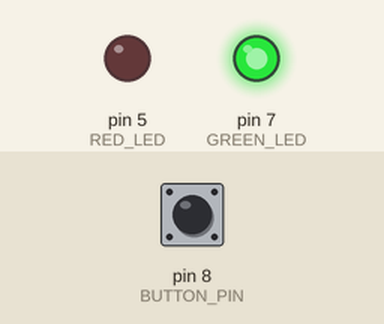
Bench run of a sketch on a simulated Arduino Uno, built for the host (arithmetic inside an expression is 32-bit, double 64-bit). Shown: output pins drawn as LEDs (lit = HIGH). The inputs (shaded band) are chosen by the test bench; at power-on: pin 8 (BUTTON_PIN) HIGH. Random numbers use the default seed unless the sketch sets one.

Above: at 1.2 s.
1.3 s: pin 8 (BUTTON_PIN) pulled LOW for 1 s
At 1.7 s:
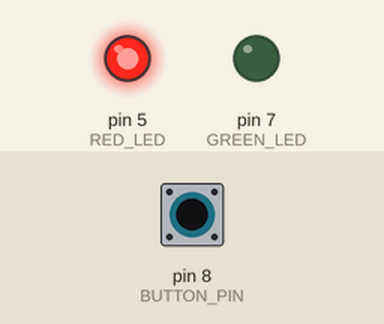
3.8 s: pin 8 (BUTTON_PIN) pulled LOW for 3.2 s
At 8.1 s:
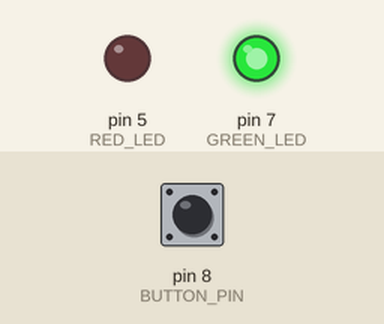
Timing chart, 0 to 9.6 s (numbered marks = the images above; inputs shaded):
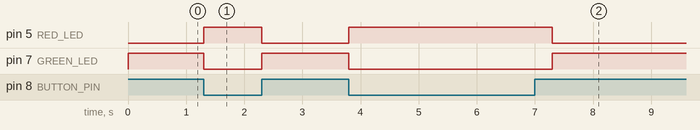

Measured:
- after the input at 1.3 s, pin 5 (RED_LED): LOW → HIGH at once, → LOW 1.0 s later; pin 7 (GREEN_LED): HIGH → LOW at once, → HIGH 1.0 s later
- after the input at 3.8 s, pin 5 (RED_LED): LOW → HIGH at once, → LOW 3.5 s later; pin 7 (GREEN_LED): HIGH → LOW at once, → HIGH 3.5 s later

The sketch:

CUBE.ino
```cpp
#include <SPI.h>

#define XAXIS 0
#define YAXIS 1
#define ZAXIS 2

#define POS_X 0
#define NEG_X 1
#define POS_Z 2
#define NEG_Z 3
#define POS_Y 4
#define NEG_Y 5

#define BUTTON_PIN 8
#define RED_LED 5
#define GREEN_LED 7

#define TOTAL_EFFECTS 8
#define RAIN 0
#define PLANE_BOING 1
#define SEND_VOXELS 2
#define WOOP_WOOP 3
#define CUBE_JUMP 4
#define GLOW 5
#define TEXT 6
#define LIT 7

#define RAIN_TIME 260
#define PLANE_BOING_TIME 220
#define SEND_VOXELS_TIME 140
#define WOOP_WOOP_TIME 350
#define CUBE_JUMP_TIME 200
#define GLOW_TIME 8
#define TEXT_TIME 300
#define CLOCK_TIME 500

uint8_t characters[10][8] = {
  {0x3C, 0x42, 0x42, 0x42, 0x42, 0x42, 0x42, 0x3C}, //0
  {0x10, 0x18, 0x14, 0x10, 0x10, 0x10, 0x10, 0x3C}, //1
  {0x3C, 0x42, 0x40, 0x40, 0x3C, 0x02, 0x02, 0x7E}, //2
  {0x3C, 0x40, 0x40, 0x3C, 0x40, 0x40, 0x42, 0x3C}, //3
  {0x22, 0x22, 0x22, 0x22, 0x7E, 0x20, 0x20, 0x20}, //4
  {0x7E, 0x02, 0x02, 0x3E, 0x40, 0x40, 0x42, 0x3C}, //5
  {0x3C, 0x02, 0x02, 0x3E, 0x42, 0x42, 0x42, 0x3C}, //6
  {0x3C, 0x40, 0x40, 0x40, 0x40, 0x40, 0x40, 0x40}, //7
  {0x3C, 0x42, 0x42, 0x3C, 0x42, 0x42, 0x42, 0x3C}, //8
  {0x3C, 0x42, 0x42, 0x42, 0x3C, 0x40, 0x40, 0x3C}, //9
};

uint8_t cube[8][8];
uint8_t currentEffect;

uint16_t timer;

uint64_t randomTimer;

bool loading;

void setup() {

  loading = true;
  randomTimer = 0;
  currentEffect = RAIN;

  SPI.begin();
  SPI.beginTransaction(SPISettings(8000000, MSBFIRST, SPI_MODE0));

  pinMode(BUTTON_PIN, INPUT_PULLUP);
  pinMode(RED_LED, OUTPUT);
  pinMode(GREEN_LED, OUTPUT);

  randomSeed(analogRead(0));
  digitalWrite(GREEN_LED, HIGH);

}

void loop() {

  randomTimer++;

  if (digitalRead(BUTTON_PIN) == LOW) {
    clearCube();
    loading = true;
    timer = 0;
    currentEffect++;
    if (currentEffect == TOTAL_EFFECTS) {
      currentEffect = 0;
    }
    randomSeed(randomTimer);
    randomTimer = 0;
    digitalWrite(RED_LED, HIGH);
    digitalWrite(GREEN_LED, LOW);
    delay(500);
    digitalWrite(RED_LED, LOW);
    digitalWrite(GREEN_LED, HIGH);
  }

  switch (currentEffect) {
    case RAIN: rain(); break;
    case PLANE_BOING: planeBoing(); break;
    case SEND_VOXELS: sendVoxels(); break;
    case WOOP_WOOP: woopWoop(); break;
    case CUBE_JUMP: cubeJump(); break;
    case GLOW: glow(); break;
    case TEXT: text("ATech", 10); break;
    case LIT: lit(); break;

    default: rain();
  }

  renderCube();

}

void renderCube() {
  for (uint8_t i = 0; i < 8; i++) {
    digitalWrite(SS, LOW);
    SPI.transfer(0x01 << i);
    for (uint8_t j = 0; j < 8; j++) {
      SPI.transfer(cube[i][j]);
    }
    digitalWrite(SS, HIGH);
  }
}

void rain() {
  if (loading) {
    clearCube();
    loading = false;
  }
  timer++;
  if (timer > RAIN_TIME) {
    timer = 0;
    shift(NEG_Y);
    uint8_t numDrops = random(0, 5);
    for (uint8_t i = 0; i < numDrops; i++) {
      setVoxel(random(0, 8), 7, random(0, 8));
    }
  }
}

uint8_t planePosition = 0;
uint8_t planeDirection = 0;
bool looped = false;

void planeBoing() {
  if (loading) {
    clearCube();
    uint8_t axis = random(0, 3);
    planePosition = random(0, 2) * 7;
    setPlane(axis, planePosition);
    if (axis == XAXIS) {
      if (planePosition == 0) {
        planeDirection = POS_X;
      } else {
        planeDirection = NEG_X;
      }
    } else if (axis == YAXIS) {
      if (planePosition == 0) {
        planeDirection = POS_Y;
      } else {
        planeDirection = NEG_Y;
      }
    } else if (axis == ZAXIS) {
      if (planePosition == 0) {
        planeDirection = POS_Z;
      } else {
        planeDirection = NEG_Z;
      }
    }
    timer = 0;
    looped = false;
    loading = false;
  }

  timer++;
  if (timer > PLANE_BOING_TIME) {
    timer = 0;
    shift(planeDirection);
    if (planeDirection % 2 == 0) {
      planePosition++;
      if (planePosition == 7) {
        if (looped) {
          loading = true;
        } else {
          planeDirection++;
          looped = true;
        }
      }
    } else {
      planePosition--;
      if (planePosition == 0) {
        if (looped) {
          loading = true;
        } else {
          planeDirection--;
          looped = true;
        }
      }
    }
  }
}

uint8_t selX = 0;
uint8_t selY = 0;
uint8_t selZ = 0;
uint8_t sendDirection = 0;
bool sending = false;

void sendVoxels() {
  if (loading) {
    clearCube();
    for (uint8_t x = 0; x < 8; x++) {
      for (uint8_t z = 0; z < 8; z++) {
        setVoxel(x, random(0, 2) * 7, z);
      }
    }
    loading = false;
  }

  timer++;
  if (timer > SEND_VOXELS_TIME) {
    timer = 0;
    if (!sending) {
      selX = random(0, 8);
      selZ = random(0, 8);
      if (getVoxel(selX, 0, selZ)) {
        selY = 0;
        sendDirection = POS_Y;
      } else if (getVoxel(selX, 7, selZ)) {
        selY = 7;
        sendDirection = NEG_Y;
      }
      sending = true;
    } else {
      if (sendDirection == POS_Y) {
        selY++;
        setVoxel(selX, selY, selZ);
        clearVoxel(selX, selY - 1, selZ);
        if (selY == 7) {
          sending = false;
        }
      } else {
        selY--;
        setVoxel(selX, selY, selZ);
        clearVoxel(selX, selY + 1, selZ);
        if (selY == 0) {
          sending = false;
        }
      }
    }
  }
}

uint8_t cubeSize = 0;
bool cubeExpanding = true;

void woopWoop() {
  if (loading) {
    clearCube();
    cubeSize = 2;
    cubeExpanding = true;
    loading = false;
  }

  timer++;
  if (timer > WOOP_WOOP_TIME) {
    timer = 0;
    if (cubeExpanding) {
      cubeSize += 2;
      if (cubeSize == 8) {
        cubeExpanding = false;
      }
    } else {
      cubeSize -= 2;
      if (cubeSize == 2) {
        cubeExpanding = true;
      }
    }
    clearCube();
    drawCube(4 - cubeSize / 2, 4 - cubeSize / 2, 4 - cubeSize / 2, cubeSize);
  }
}

uint8_t xPos;
uint8_t yPos;
uint8_t zPos;

void cubeJump() {
  if (loading) {
    clearCube();
    xPos = random(0, 2) * 7;
    yPos = random(0, 2) * 7;
    zPos = random(0, 2) * 7;
    cubeSize = 8;
    cubeExpanding = false;
    loading = false;
  }

  timer++;
  if (timer > CUBE_JUMP_TIME) {
    timer = 0;
    clearCube();
    if (xPos == 0 && yPos == 0 && zPos == 0) {
      drawCube(xPos, yPos, zPos, cubeSize);
    } else if (xPos == 7 && yPos == 7 && zPos == 7) {
      drawCube(xPos + 1 - cubeSize, yPos + 1 - cubeSize, zPos + 1 - cubeSize, cubeSize);
    } else if (xPos == 7 && yPos == 0 && zPos == 0) {
      drawCube(xPos + 1 - cubeSize, yPos, zPos, cubeSize);
    } else if (xPos == 0 && yPos == 7 && zPos == 0) {
      drawCube(xPos, yPos + 1 - cubeSize, zPos, cubeSize);
    } else if (xPos == 0 && yPos == 0 && zPos == 7) {
      drawCube(xPos, yPos, zPos + 1 - cubeSize, cubeSize);
    } else if (xPos == 7 && yPos == 7 && zPos == 0) {
      drawCube(xPos + 1 - cubeSize, yPos + 1 - cubeSize, zPos, cubeSize);
    } else if (xPos == 0 && yPos == 7 && zPos == 7) {
      drawCube(xPos, yPos + 1 - cubeSize, zPos + 1 - cubeSize, cubeSize);
    } else if (xPos == 7 && yPos == 0 && zPos == 7) {
      drawCube(xPos + 1 - cubeSize, yPos, zPos + 1 - cubeSize, cubeSize);
    }
    if (cubeExpanding) {
      cubeSize++;
      if (cubeSize == 8) {
        cubeExpanding = false;
        xPos = random(0, 2) * 7;
        yPos = random(0, 2) * 7;
        zPos = random(0, 2) * 7;
      }
    } else {
      cubeSize--;
      if (cubeSize == 1) {
        cubeExpanding = true;
      }
    }
  }
}

bool glowing;
uint16_t glowCount = 0;

void glow() {
  if (loading) {
    clearCube();
    glowCount = 0;
    glowing = true;
    loading = false;
  }

  timer++;
  if (timer > GLOW_TIME) {
    timer = 0;
    if (glowing) {
      if (glowCount < 448) {
        do {
          selX = random(0, 8);
          selY = random(0, 8);
          selZ = random(0, 8);
        } while (getVoxel(selX, selY, selZ));
        setVoxel(selX, selY, selZ);
        glowCount++;
      } else if (glowCount < 512) {
        lightCube();
        glowCount++;
      } else {
        glowing = false;
        glowCount = 0;
      }
    } else {
      if (glowCount < 448) {
        do {
          selX = random(0, 8);
          selY = random(0, 8);
          selZ = random(0, 8);
        } while (!getVoxel(selX, selY, selZ));
        clearVoxel(selX, selY, selZ);
        glowCount++;
      } else {
        clearCube();
        glowing = true;
        glowCount = 0;
      }
    }
  }
}

uint8_t charCounter = 0;
uint8_t charPosition = 0;

void text(char string[], uint8_t len) {
  if (loading) {
    clearCube();
    charPosition = -1;
    charCounter = 0;
    loading = false;
  }
  timer++;
  if (timer > TEXT_TIME) {
    timer = 0;

    shift(NEG_Z);
    charPosition++;

    if (charPosition == 7) {
      charCounter++;
      if (charCounter > len - 1) {
        charCounter = 0;
      }
      charPosition = 0;
    }

    if (charPosition == 0) {
      for (uint8_t i = 0; i < 8; i++) {
        cube[i][0] = characters[string[charCounter] - '0'][i];
      }
    }
  }
}

void lit() {
  if (loading) {
    clearCube();
    for(uint8_t i=0; i<8; i++) {
      for(uint8_t j=0; j<8; j++) {
        cube[i][j] = 0xFF;
      }
    }
    loading = false;
  }
}

void setVoxel(uint8_t x, uint8_t y, uint8_t z) {
  cube[7 - y][7 - z] |= (0x01 << x);
}

void clearVoxel(uint8_t x, uint8_t y, uint8_t z) {
  cube[7 - y][7 - z] ^= (0x01 << x);
}

bool getVoxel(uint8_t x, uint8_t y, uint8_t z) {
  return (cube[7 - y][7 - z] & (0x01 << x)) == (0x01 << x);
}

void setPlane(uint8_t axis, uint8_t i) {
  for (uint8_t j = 0; j < 8; j++) {
    for (uint8_t k = 0; k < 8; k++) {
      if (axis == XAXIS) {
        setVoxel(i, j, k);
      } else if (axis == YAXIS) {
        setVoxel(j, i, k);
      } else if (axis == ZAXIS) {
        setVoxel(j, k, i);
      }
    }
  }
}

void shift(uint8_t dir) {

  if (dir == POS_X) {
    for (uint8_t y = 0; y < 8; y++) {
      for (uint8_t z = 0; z < 8; z++) {
        cube[y][z] = cube[y][z] << 1;
      }
    }
  } else if (dir == NEG_X) {
    for (uint8_t y = 0; y < 8; y++) {
      for (uint8_t z = 0; z < 8; z++) {
        cube[y][z] = cube[y][z] >> 1;
      }
    }
  } else if (dir == POS_Y) {
    for (uint8_t y = 1; y < 8; y++) {
      for (uint8_t z = 0; z < 8; z++) {
        cube[y - 1][z] = cube[y][z];
      }
    }
    for (uint8_t i = 0; i < 8; i++) {
      cube[7][i] = 0;
    }
  } else if (dir == NEG_Y) {
    for (uint8_t y = 7; y > 0; y--) {
      for (uint8_t z = 0; z < 8; z++) {
        cube[y][z] = cube[y - 1][z];
      }
    }
    for (uint8_t i = 0; i < 8; i++) {
      cube[0][i] = 0;
    }
  } else if (dir == POS_Z) {
    for (uint8_t y = 0; y < 8; y++) {
      for (uint8_t z = 1; z < 8; z++) {
        cube[y][z - 1] = cube[y][z];
      }
    }
    for (uint8_t i = 0; i < 8; i++) {
      cube[i][7] = 0;
    }
  } else if (dir == NEG_Z) {
    for (uint8_t y = 0; y < 8; y++) {
      for (uint8_t z = 7; z > 0; z--) {
        cube[y][z] = cube[y][z - 1];
      }
    }
    for (uint8_t i = 0; i < 8; i++) {
      cube[i][0] = 0;
    }
  }
}

void drawCube(uint8_t x, uint8_t y, uint8_t z, uint8_t s) {
  for (uint8_t i = 0; i < s; i++) {
    setVoxel(x, y + i, z);
    setVoxel(x + i, y, z);
    setVoxel(x, y, z + i);
    setVoxel(x + s - 1, y + i, z + s - 1);
    setVoxel(x + i, y + s - 1, z + s - 1);
    setVoxel(x + s - 1, y + s - 1, z + i);
    setVoxel(x + s - 1, y + i, z);
    setVoxel(x, y + i, z + s - 1);
    setVoxel(x + i, y + s - 1, z);
    setVoxel(x + i, y, z + s - 1);
    setVoxel(x + s - 1, y, z + i);
    setVoxel(x, y + s - 1, z + i);
  }
}

void lightCube() {
  for (uint8_t i = 0; i < 8; i++) {
    for (uint8_t j = 0; j < 8; j++) {
      cube[i][j] = 0xFF;
    }
  }
}

void clearCube() {
  for (uint8_t i = 0; i < 8; i++) {
    for (uint8_t j = 0; j < 8; j++) {
      cube[i][j] = 0;
    }
  }
}
```
